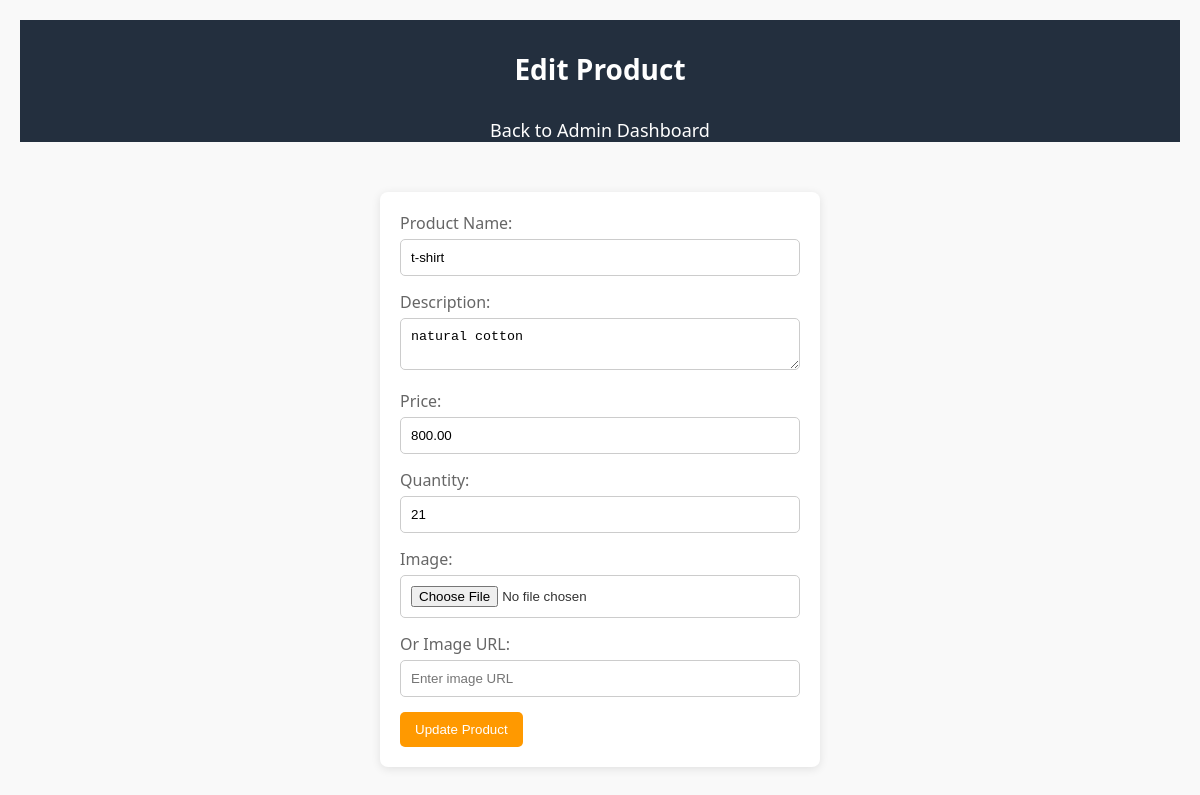
Page /Admin/edit_product.php?id=8 (signed in) on the earlier database version.
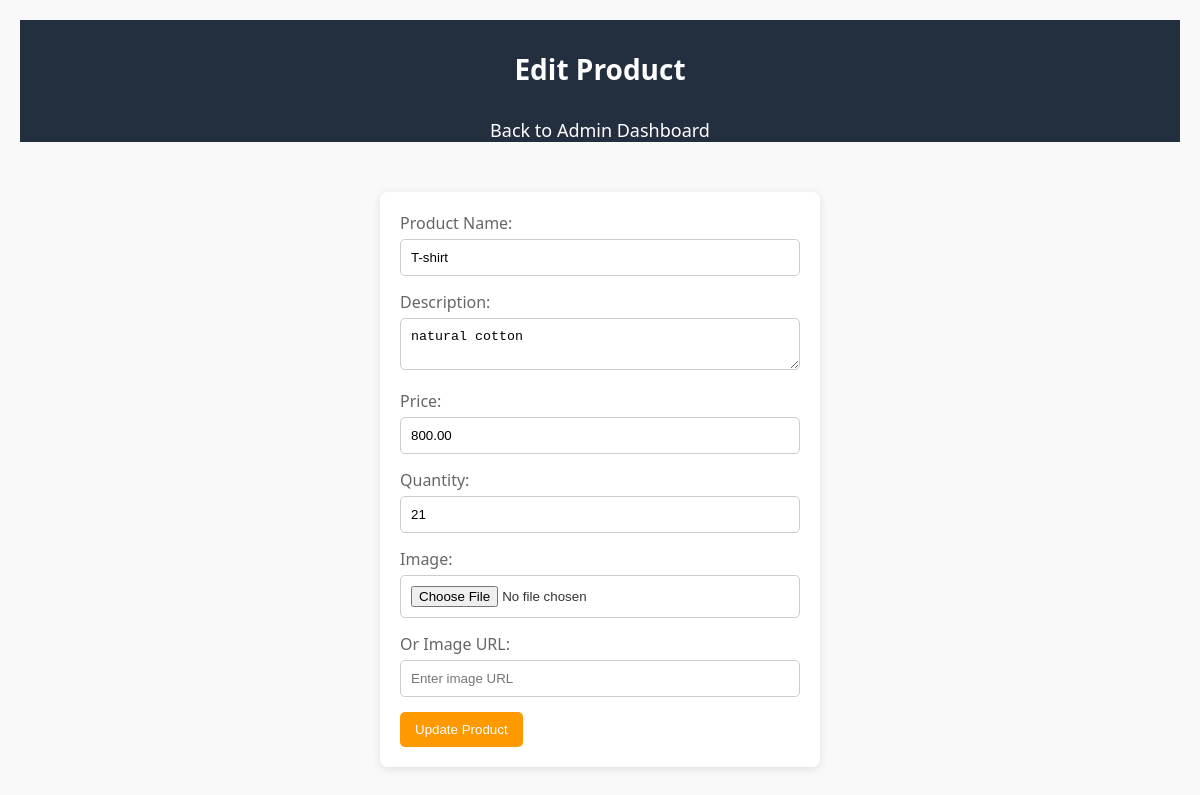
Same page on the later database version.
### tables this page shows
CREATE TABLE `products` (
  `id` int(11) NOT NULL,
  `name` varchar(100) NOT NULL,
  `description` text NOT NULL,
  `price` decimal(10,2) NOT NULL,
  `quantity` int(11) NOT NULL,
  `image` varchar(255) DEFAULT NULL,
  `category_id` int(11) DEFAULT NULL
);

### Admin/edit_product.php (the view, shortened to what this page needs)
<?php
$host = 'localhost';
$db = 'ecomerce';
$user = 'root';
$pass = '';
$conn = new mysqli($host, $user, $pass, $db);
if (isset($_GET['id'])) {
    $productId = $_GET['id'];
    $stmt = $conn->prepare("SELECT * FROM products WHERE id = ?");
    $stmt->bind_param("i", $productId);
    $stmt->execute();
    $result = $stmt->get_result();
    if ($result->num_rows > 0) {
        $product = $result->fetch_assoc();
    } else {
        die("Product not found.");
    }
} else {
    die("No product ID provided.");
}
?>
<!DOCTYPE html>
<html lang="en">
<head>
</head>
<body>
<header>Edit Product</header>
<nav>
    <ul>
      <li><a href="admin.php">Back to Admin Dashboard</a></li>
    </ul>
</nav>
<?php if (isset($product)): ?>
<form action="" method="post" enctype="multipart/form-data">
<label for="name">Product Name:</label>
<input type="text" id="name" name="name" value="<?php echo htmlspecialchars($product['name']); ?>" required>
<label for="description">Description:</label>
<textarea id="description" name="description" required><?php echo htmlspecialchars($product['description']); ?></textarea>
<label for="price">Price:</label>
<input type="text" id="price" name="price" value="<?php echo htmlspecialchars($product['price']); ?>" required>
<label for="quantity">Quantity:</label>
<input type="number" id="quantity" name="quantity" value="<?php echo htmlspecialchars($product['quantity']); ?>" required>
<label for="image">Image:</label>
<input type="file" id="image" name="image">
<label for="image_url">Or Image URL:</label>
<input type="text" id="image_url" name="image_url" placeholder="Enter image URL">
<input type="submit" name="update_product" value="Update Product">
</form>
<?php else: ?>
<p>No product found to edit.</p>
<?php endif; ?>
</body>
</html>

### Admin/edit_product.php (style rules this page uses)
body { font-family: 'Segoe UI', Tahoma, Geneva, Verdana, sans-serif; background-color: #f9f9f9; margin: 0; padding: 20px; color: #333; }
header { background-color: #232f3e; color: white; text-align: center; padding: 30px 0; font-size: 28px; font-weight: bold; }
nav { background-color: #232f3e; position: sticky; top: 0; z-index: 100; }
nav ul { margin: 0; padding: 0; display: flex; justify-content: center; list-style: none; }
nav ul li { margin: 0 20px; }
nav ul li a { color: white; text-decoration: none; font-size: 18px; padding: 10px 20px; transition: background-color 0.3s ease; }
form { background-color: white; padding: 20px; border-radius: 8px; box-shadow: 0 2px 10px rgba(0, 0, 0, 0.1); max-width: 400px; margin: 50px auto; }
label { display: block; margin-bottom: 5px; color: #666666; }
input[type="text"], input[type="number"], textarea, input[type="file"] { width: calc(100% - 22px); padding: 10px; border: 1px solid #cccccc; border-radius: 5px; margin-bottom: 15px; }
input[type="submit"] { background-color: #ff9900; color: white; padding: 10px 15px; border: none; border-radius: 5px; cursor: pointer; transition: background-color 0.3s ease; }

Differences in the rows shown:
changed products "natural cotton": name "t-shirt" → "T-shirt"
